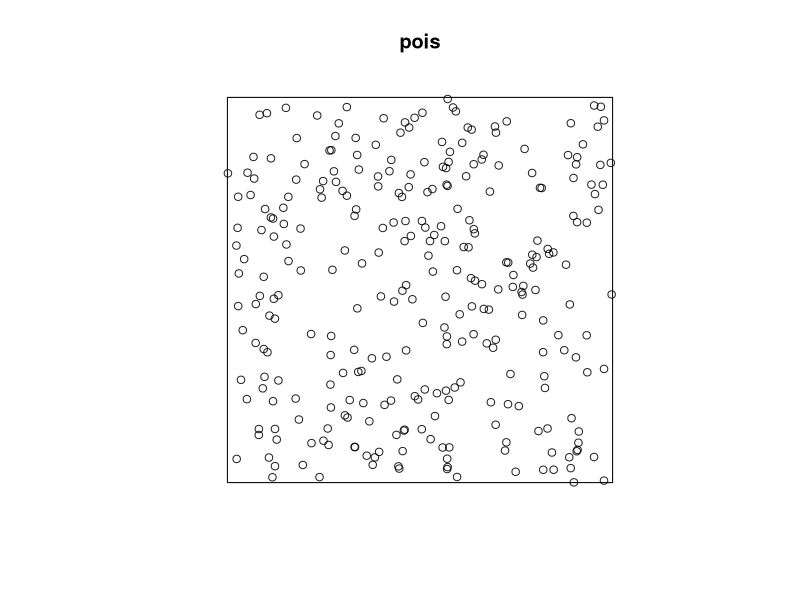
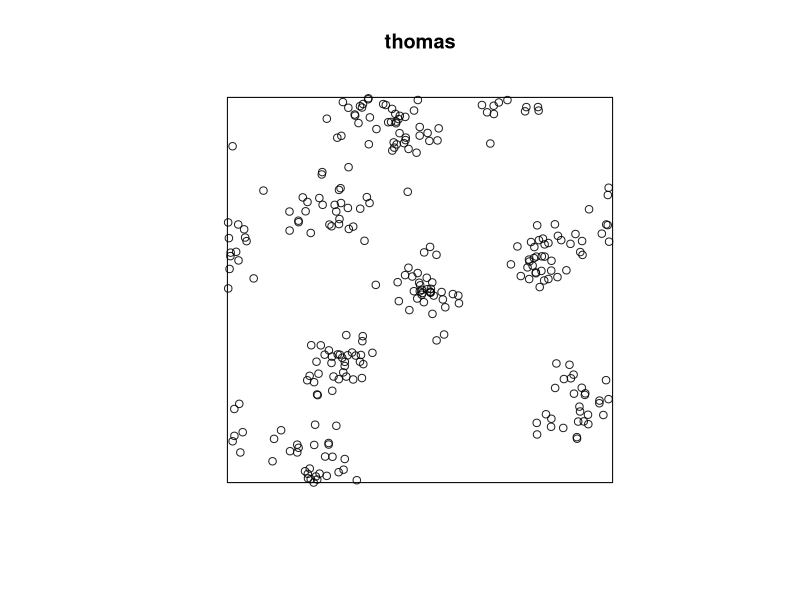
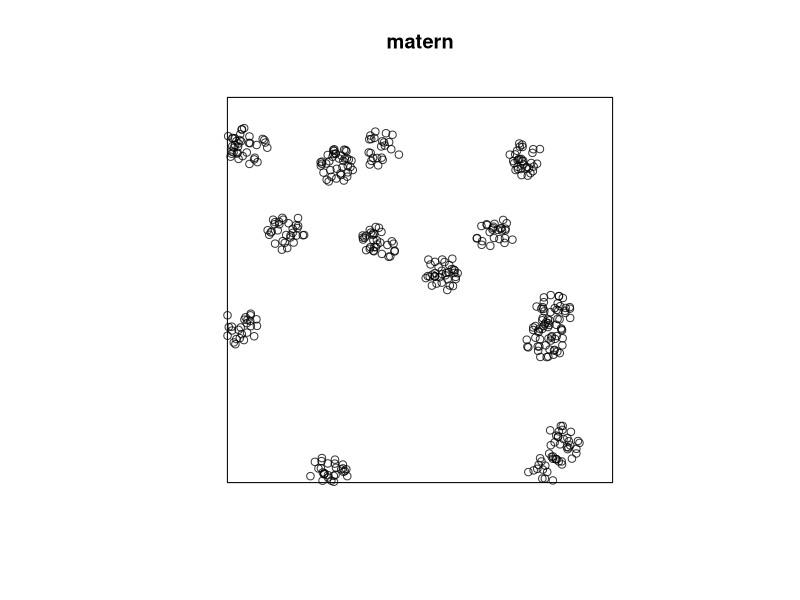
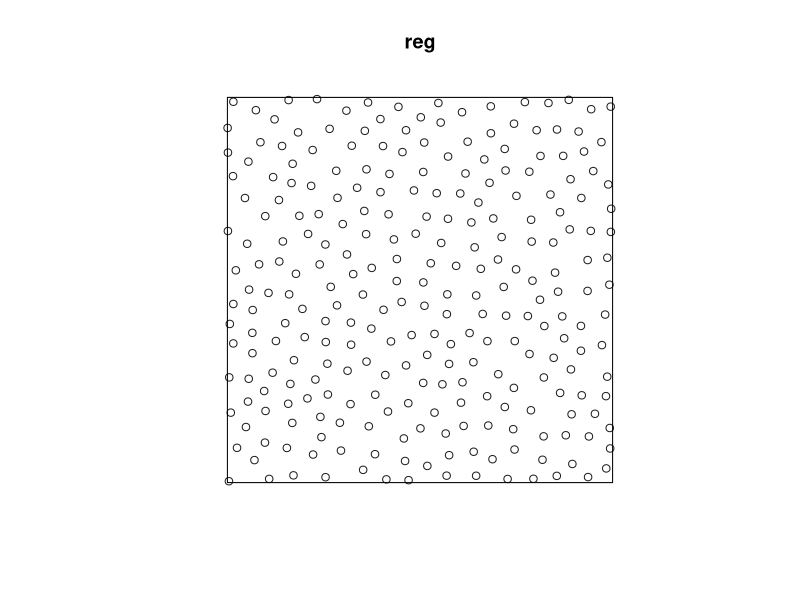
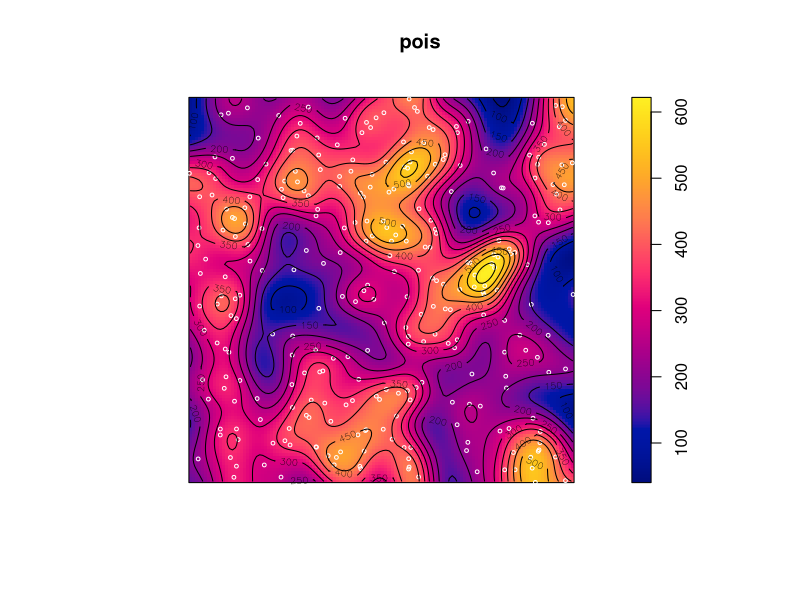
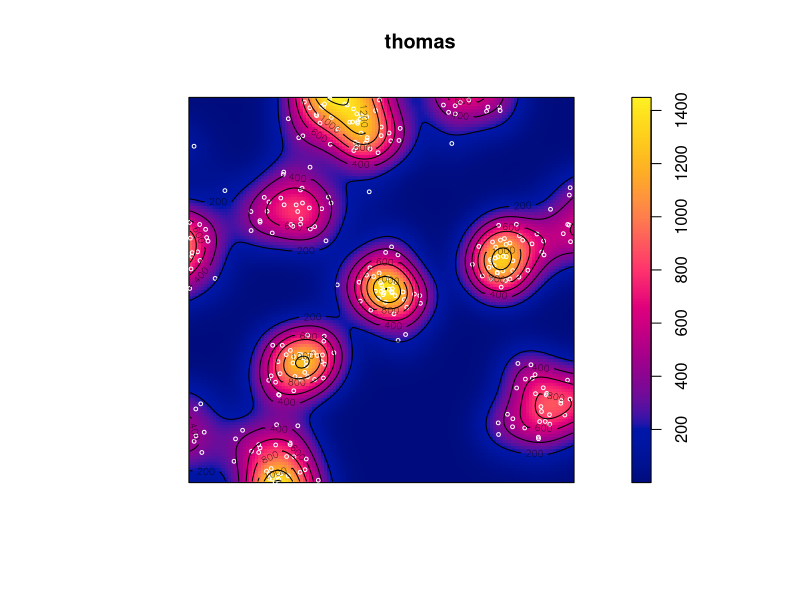
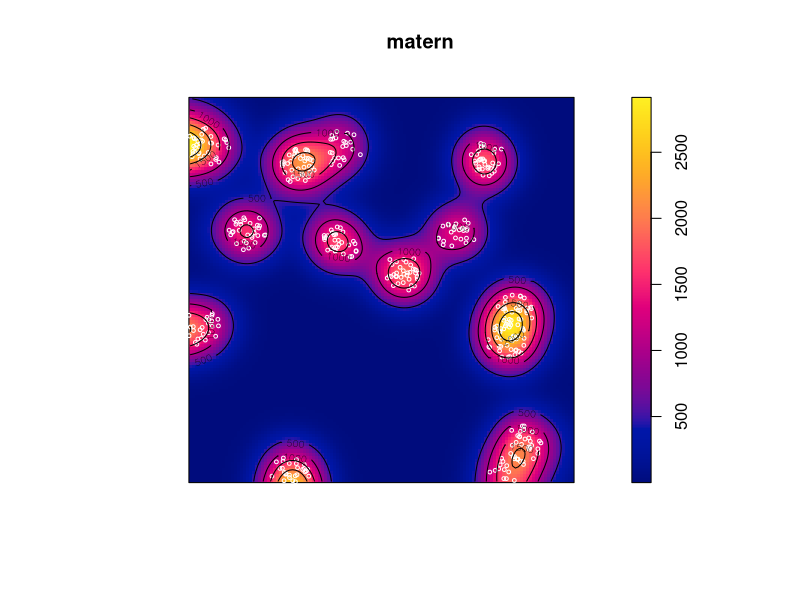
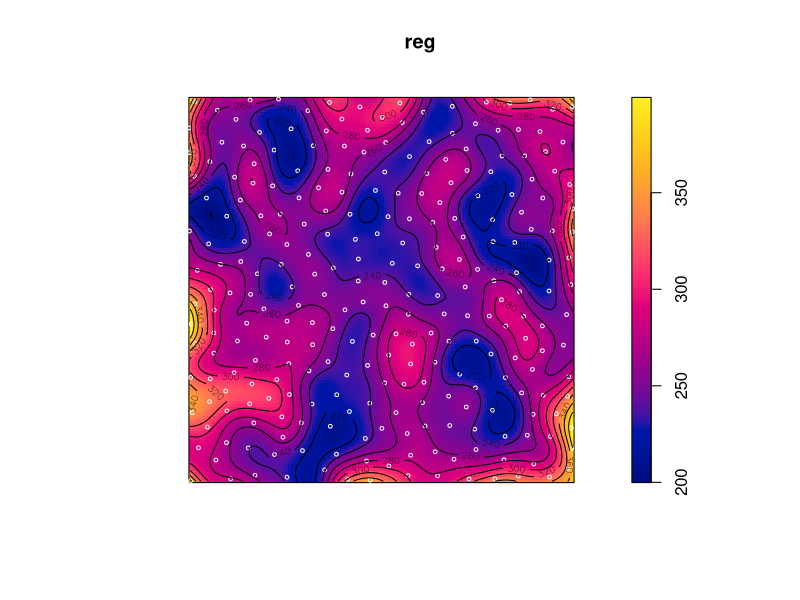

Recreate these plots in R, in order.
## ---- chunk 1
knitr::opts_chunk$set(echo = TRUE)
library(tidyverse)
library(sf)
library(spatstat)
## ---- chunk 2
lambda = 300 # Интенсивность Пуассоновского процесса
k = 10 # Интенсивность кластеров
s = 0.05 # Ожидаемый размер кластера
m = 30 # Ожидаемое количество точек в кластере
r = 0.05 # Расстояние ингибиции (для регулярного процесса) 
## ---- chunk 3
pois = rpoispp(lambda)
plot(pois)
## ---- chunk 4
thomas = rThomas(k, s, m)
plot(thomas)
## ---- chunk 5
matern = rMatClust(k, s, m)
plot(matern)
## ---- chunk 6
reg = rSSI(r, lambda)
plot(reg)
## ---- chunk 7
patterns = lst(pois, thomas, matern, reg)
## ---- chunk 8
purrr::imap(patterns, function(pat, name){
  dens = density(pat, 0.05)
  plot(dens, main = name)
  plot(pat, col = 'white', cex = 0.5, add = T)
  contour(dens, add=T)
})
## ---- chunk 9
purrr::map(patterns, ~ quadrat.test(.x, nx = 5, ny = 5)) # случайный
## ---- chunk 10
purrr::map(patterns, ~ quadrat.test(.x, nx = 10, ny = 10, alternative = 'clustered')) # кластерный
## ---- chunk 11
purrr::map(patterns, ~ quadrat.test(.x, nx = 10, ny = 10, alternative = 'regular')) # регулярный
## ---- chunk 12
par(mfrow = c(1, 2))
purrr::imap(patterns, function(pat, name){
  plot(pat, main = name)
  miplot(pat, type = "l")
})
## ---- chunk 13
par(mfrow = c(1, 2))

r = seq(0, 1, by = 0.01) 
purrr::imap(patterns, function(pat, name){
  plot(pat, main = name)
  G = envelope(pat, Gest, r = r, nsim = 100)
  plot(G, xlim = c(0, 0.1))
})
## ---- chunk 14
par(mfrow = c(1, 2))

r = seq(0, 1, by = 0.01) 
purrr::imap(patterns, function(pat, name){
  plot(pat, main = name)
  K = envelope(pat, Kest, r = r, nsim = 100)
  plot(K, xlim = c(0, 0.5))
})
## ---- chunk 15
data(bei)
plot(bei)
## ---- chunk 16
data(bei.extra)
elev = bei.extra[[1]] # высота
grad = bei.extra[[2]] # градиент (уклон)

plot(elev)
plot(bei, add = TRUE)
plot(grad)
plot(bei, col = 'white', cex = 0.2, add = TRUE)
## ---- chunk 17
(model = ppm(bei ~ offset(log(grad)), data = bei.extra))
plot(model, how = "image", se = FALSE)
## ---- chunk 18
sim = simulate(model)
plot(elev)
plot(sim[[1]], col = 'white', cex = 0.5, add = TRUE)
